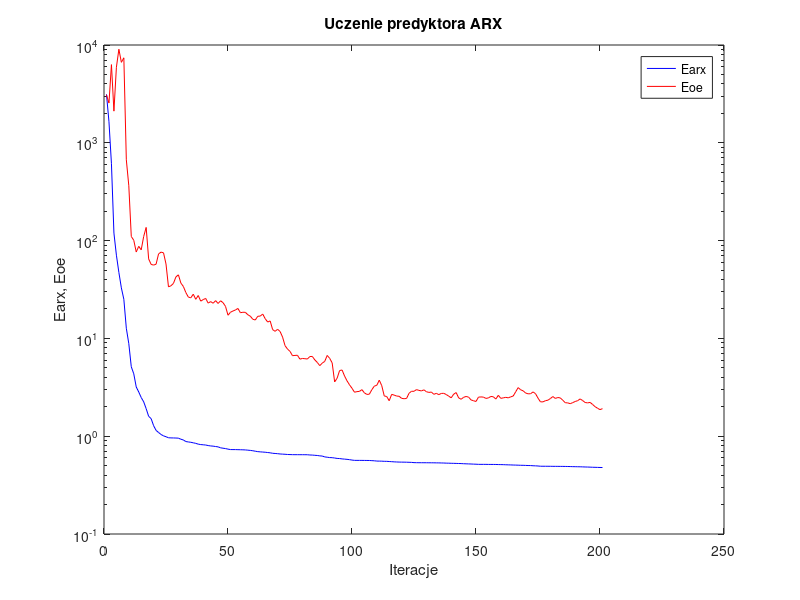
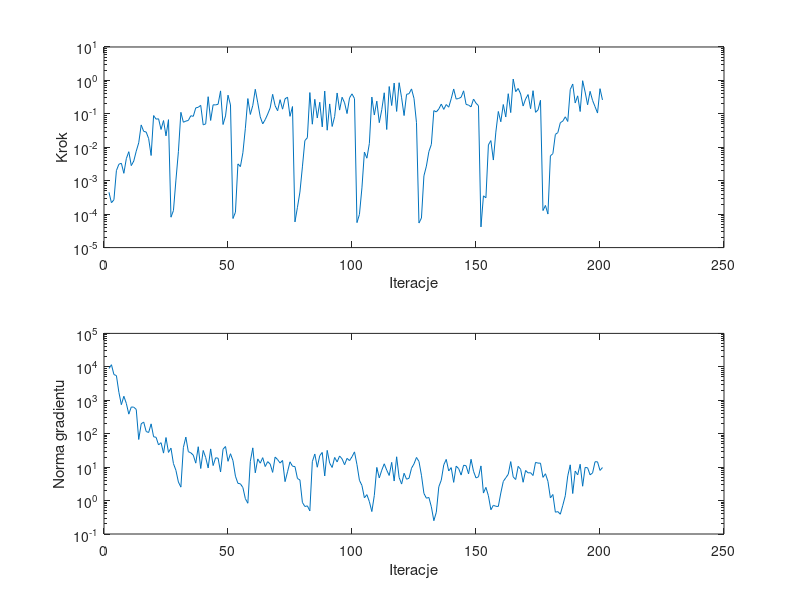

The MATLAB source for these figures, in order:
%uczenie predyktora arx
clear all;
n=0; farx(n+1)=3.130540e+003; foe(n+1)=3.099555e+003; wspucz(n+1)=0.000000e+000; ng(n+1)=0.000000e+000;
%odnowa zmiennej metryki
n=1; farx(n+1)=1.642074e+003; foe(n+1)=2.550454e+003; krok(n+1)=4.494798e-004; ng(n+1)=8.884888e+003;
n=2; farx(n+1)=6.108412e+002; foe(n+1)=6.301167e+003; krok(n+1)=2.197532e-004; ng(n+1)=1.156790e+004;
n=3; farx(n+1)=1.193657e+002; foe(n+1)=2.107598e+003; krok(n+1)=2.695564e-004; ng(n+1)=5.867545e+003;
n=4; farx(n+1)=7.094856e+001; foe(n+1)=5.923278e+003; krok(n+1)=2.004465e-003; ng(n+1)=5.476824e+003;
n=5; farx(n+1)=4.719159e+001; foe(n+1)=9.050146e+003; krok(n+1)=3.113587e-003; ng(n+1)=1.735143e+003;
n=6; farx(n+1)=3.285861e+001; foe(n+1)=6.650921e+003; krok(n+1)=3.334617e-003; ng(n+1)=7.377498e+002;
n=7; farx(n+1)=2.511524e+001; foe(n+1)=7.395368e+003; krok(n+1)=1.667309e-003; ng(n+1)=1.318544e+003;
n=8; farx(n+1)=1.269837e+001; foe(n+1)=6.704716e+002; krok(n+1)=4.573216e-003; ng(n+1)=8.071458e+002;
n=9; farx(n+1)=8.836210e+000; foe(n+1)=3.638396e+002; krok(n+1)=7.385876e-003; ng(n+1)=3.842249e+002;
n=10; farx(n+1)=5.127320e+000; foe(n+1)=1.102702e+002; krok(n+1)=2.827577e-003; ng(n+1)=6.303531e+002;
n=11; farx(n+1)=4.344568e+000; foe(n+1)=1.008023e+002; krok(n+1)=3.891067e-003; ng(n+1)=6.214849e+002;
n=12; farx(n+1)=3.187330e+000; foe(n+1)=7.645308e+001; krok(n+1)=7.660947e-003; ng(n+1)=5.323332e+002;
n=13; farx(n+1)=2.832993e+000; foe(n+1)=8.738680e+001; krok(n+1)=1.363555e-002; ng(n+1)=6.717493e+001;
n=14; farx(n+1)=2.486520e+000; foe(n+1)=8.043171e+001; krok(n+1)=4.663645e-002; ng(n+1)=1.976023e+002;
n=15; farx(n+1)=2.247188e+000; foe(n+1)=1.102452e+002; krok(n+1)=2.991958e-002; ng(n+1)=2.232919e+002;
n=16; farx(n+1)=1.913287e+000; foe(n+1)=1.363992e+002; krok(n+1)=2.865473e-002; ng(n+1)=1.163892e+002;
n=17; farx(n+1)=1.596876e+000; foe(n+1)=6.500522e+001; krok(n+1)=1.818608e-002; ng(n+1)=1.086245e+002;
n=18; farx(n+1)=1.513045e+000; foe(n+1)=5.707758e+001; krok(n+1)=5.680993e-003; ng(n+1)=1.969233e+002;
n=19; farx(n+1)=1.281519e+000; foe(n+1)=5.619430e+001; krok(n+1)=8.892157e-002; ng(n+1)=8.095363e+001;
n=20; farx(n+1)=1.146076e+000; foe(n+1)=5.736979e+001; krok(n+1)=6.946048e-002; ng(n+1)=7.813374e+001;
n=21; farx(n+1)=1.091254e+000; foe(n+1)=7.312866e+001; krok(n+1)=7.113068e-002; ng(n+1)=4.613359e+001;
n=22; farx(n+1)=1.041198e+000; foe(n+1)=7.628719e+001; krok(n+1)=3.413297e-002; ng(n+1)=5.394834e+001;
n=23; farx(n+1)=1.007925e+000; foe(n+1)=7.500121e+001; krok(n+1)=6.306675e-002; ng(n+1)=2.627476e+001;
n=24; farx(n+1)=9.878627e-001; foe(n+1)=5.765699e+001; krok(n+1)=2.194150e-002; ng(n+1)=7.677767e+001;
n=25; farx(n+1)=9.640363e-001; foe(n+1)=3.364347e+001; krok(n+1)=6.703118e-002; ng(n+1)=2.754858e+001;
%odnowa zmiennej metryki
n=26; farx(n+1)=9.606670e-001; foe(n+1)=3.454521e+001; krok(n+1)=8.115387e-005; ng(n+1)=3.701949e+001;
n=27; farx(n+1)=9.598605e-001; foe(n+1)=3.649685e+001; krok(n+1)=1.281635e-004; ng(n+1)=1.279163e+001;
n=28; farx(n+1)=9.577043e-001; foe(n+1)=4.255863e+001; krok(n+1)=1.043353e-003; ng(n+1)=8.013261e+000;
n=29; farx(n+1)=9.551382e-001; foe(n+1)=4.466762e+001; krok(n+1)=7.397815e-003; ng(n+1)=3.585372e+000;
n=30; farx(n+1)=9.311948e-001; foe(n+1)=3.677432e+001; krok(n+1)=1.110632e-001; ng(n+1)=2.525221e+000;
n=31; farx(n+1)=9.154322e-001; foe(n+1)=3.397550e+001; krok(n+1)=5.609462e-002; ng(n+1)=3.840230e+001;
n=32; farx(n+1)=8.816881e-001; foe(n+1)=2.945193e+001; krok(n+1)=6.078596e-002; ng(n+1)=7.913983e+001;
n=33; farx(n+1)=8.736976e-001; foe(n+1)=2.645089e+001; krok(n+1)=6.345427e-002; ng(n+1)=2.908117e+001;
n=34; farx(n+1)=8.663603e-001; foe(n+1)=2.600104e+001; krok(n+1)=8.776600e-002; ng(n+1)=2.681753e+001;
n=35; farx(n+1)=8.559913e-001; foe(n+1)=2.832992e+001; krok(n+1)=8.429404e-002; ng(n+1)=2.287276e+001;
n=36; farx(n+1)=8.450173e-001; foe(n+1)=2.510516e+001; krok(n+1)=1.510272e-001; ng(n+1)=1.316567e+001;
n=37; farx(n+1)=8.295056e-001; foe(n+1)=2.745932e+001; krok(n+1)=1.572688e-001; ng(n+1)=4.073614e+001;
n=38; farx(n+1)=8.212049e-001; foe(n+1)=2.405182e+001; krok(n+1)=1.794685e-001; ng(n+1)=9.102670e+000;
n=39; farx(n+1)=8.171151e-001; foe(n+1)=2.493761e+001; krok(n+1)=4.679016e-002; ng(n+1)=3.151550e+001;
n=40; farx(n+1)=8.125016e-001; foe(n+1)=2.562686e+001; krok(n+1)=5.018717e-002; ng(n+1)=1.938115e+001;
n=41; farx(n+1)=8.023883e-001; foe(n+1)=2.294412e+001; krok(n+1)=3.255844e-001; ng(n+1)=9.431035e+000;
n=42; farx(n+1)=7.952284e-001; foe(n+1)=2.378993e+001; krok(n+1)=6.345766e-002; ng(n+1)=3.509703e+001;
n=43; farx(n+1)=7.913730e-001; foe(n+1)=2.288407e+001; krok(n+1)=1.865214e-001; ng(n+1)=1.113863e+001;
n=44; farx(n+1)=7.842076e-001; foe(n+1)=2.432051e+001; krok(n+1)=1.853482e-001; ng(n+1)=1.903139e+001;
n=45; farx(n+1)=7.780241e-001; foe(n+1)=2.276267e+001; krok(n+1)=1.934788e-001; ng(n+1)=1.852396e+001;
n=46; farx(n+1)=7.607469e-001; foe(n+1)=2.424674e+001; krok(n+1)=4.862877e-001; ng(n+1)=7.149300e+000;
n=47; farx(n+1)=7.537945e-001; foe(n+1)=2.319099e+001; krok(n+1)=4.799811e-002; ng(n+1)=3.437390e+001;
n=48; farx(n+1)=7.472209e-001; foe(n+1)=2.123864e+001; krok(n+1)=8.662598e-002; ng(n+1)=4.136256e+001;
n=49; farx(n+1)=7.374430e-001; foe(n+1)=1.725359e+001; krok(n+1)=3.619199e-001; ng(n+1)=1.493527e+001;
n=50; farx(n+1)=7.302181e-001; foe(n+1)=1.852511e+001; krok(n+1)=1.846634e-001; ng(n+1)=2.519384e+001;
%odnowa zmiennej metryki
n=51; farx(n+1)=7.297006e-001; foe(n+1)=1.906248e+001; krok(n+1)=7.411092e-005; ng(n+1)=1.561038e+001;
n=52; farx(n+1)=7.295772e-001; foe(n+1)=1.951731e+001; krok(n+1)=1.144049e-004; ng(n+1)=5.361754e+000;
n=53; farx(n+1)=7.281191e-001; foe(n+1)=2.025177e+001; krok(n+1)=3.190066e-003; ng(n+1)=3.275558e+000;
n=54; farx(n+1)=7.271501e-001; foe(n+1)=1.830509e+001; krok(n+1)=2.641274e-003; ng(n+1)=3.166830e+000;
n=55; farx(n+1)=7.258728e-001; foe(n+1)=1.850720e+001; krok(n+1)=6.854056e-003; ng(n+1)=2.455054e+000;
n=56; farx(n+1)=7.239903e-001; foe(n+1)=1.847944e+001; krok(n+1)=3.703353e-002; ng(n+1)=1.138026e+000;
n=57; farx(n+1)=7.197968e-001; foe(n+1)=1.745278e+001; krok(n+1)=2.866206e-001; ng(n+1)=8.316470e-001;
n=58; farx(n+1)=7.158909e-001; foe(n+1)=1.687158e+001; krok(n+1)=9.595947e-002; ng(n+1)=1.488976e+001;
n=59; farx(n+1)=7.101327e-001; foe(n+1)=1.569899e+001; krok(n+1)=1.794664e-001; ng(n+1)=3.772342e+001;
n=60; farx(n+1)=7.024112e-001; foe(n+1)=1.542935e+001; krok(n+1)=5.431439e-001; ng(n+1)=6.763235e+000;
n=61; farx(n+1)=6.953029e-001; foe(n+1)=1.683675e+001; krok(n+1)=2.134155e-001; ng(n+1)=1.763113e+001;
n=62; farx(n+1)=6.918708e-001; foe(n+1)=1.691589e+001; krok(n+1)=8.139610e-002; ng(n+1)=1.311355e+001;
n=63; farx(n+1)=6.885247e-001; foe(n+1)=1.774106e+001; krok(n+1)=5.018717e-002; ng(n+1)=1.921785e+001;
n=64; farx(n+1)=6.856601e-001; foe(n+1)=1.590431e+001; krok(n+1)=6.721749e-002; ng(n+1)=1.040843e+001;
n=65; farx(n+1)=6.808360e-001; foe(n+1)=1.470693e+001; krok(n+1)=9.809225e-002; ng(n+1)=1.460590e+001;
n=66; farx(n+1)=6.765551e-001; foe(n+1)=1.508523e+001; krok(n+1)=1.503594e-001; ng(n+1)=1.240440e+001;
n=67; farx(n+1)=6.688222e-001; foe(n+1)=1.229696e+001; krok(n+1)=3.839848e-001; ng(n+1)=6.961641e+000;
n=68; farx(n+1)=6.659228e-001; foe(n+1)=1.181383e+001; krok(n+1)=1.752988e-001; ng(n+1)=2.001998e+001;
n=69; farx(n+1)=6.627112e-001; foe(n+1)=1.239089e+001; krok(n+1)=1.238254e-001; ng(n+1)=1.682146e+001;
n=70; farx(n+1)=6.581850e-001; foe(n+1)=1.177117e+001; krok(n+1)=2.656312e-001; ng(n+1)=1.325581e+001;
n=71; farx(n+1)=6.556514e-001; foe(n+1)=1.031976e+001; krok(n+1)=1.380129e-001; ng(n+1)=1.585154e+001;
n=72; farx(n+1)=6.535657e-001; foe(n+1)=8.428881e+000; krok(n+1)=2.818076e-001; ng(n+1)=3.683657e+000;
n=73; farx(n+1)=6.502447e-001; foe(n+1)=7.775277e+000; krok(n+1)=3.155149e-001; ng(n+1)=7.252822e+000;
n=74; farx(n+1)=6.489796e-001; foe(n+1)=7.369430e+000; krok(n+1)=8.438961e-002; ng(n+1)=1.443110e+001;
n=75; farx(n+1)=6.475459e-001; foe(n+1)=6.657216e+000; krok(n+1)=1.655578e-001; ng(n+1)=1.064280e+001;
%odnowa zmiennej metryki
n=76; farx(n+1)=6.472972e-001; foe(n+1)=6.698955e+000; krok(n+1)=5.864031e-005; ng(n+1)=1.040431e+001;
n=77; farx(n+1)=6.471952e-001; foe(n+1)=6.725923e+000; krok(n+1)=1.602589e-004; ng(n+1)=4.583595e+000;
n=78; farx(n+1)=6.469458e-001; foe(n+1)=6.136218e+000; krok(n+1)=4.576195e-004; ng(n+1)=4.134137e+000;
n=79; farx(n+1)=6.468841e-001; foe(n+1)=6.237967e+000; krok(n+1)=2.595225e-003; ng(n+1)=8.804176e-001;
n=80; farx(n+1)=6.466780e-001; foe(n+1)=6.200652e+000; krok(n+1)=1.590914e-002; ng(n+1)=6.643435e-001;
n=81; farx(n+1)=6.463689e-001; foe(n+1)=6.155221e+000; krok(n+1)=1.932256e-002; ng(n+1)=6.948884e-001;
n=82; farx(n+1)=6.425946e-001; foe(n+1)=6.524029e+000; krok(n+1)=4.329486e-001; ng(n+1)=4.912148e-001;
n=83; farx(n+1)=6.414026e-001; foe(n+1)=6.538994e+000; krok(n+1)=4.904612e-002; ng(n+1)=1.456312e+001;
n=84; farx(n+1)=6.377259e-001; foe(n+1)=6.030792e+000; krok(n+1)=2.725288e-001; ng(n+1)=2.469670e+001;
n=85; farx(n+1)=6.352269e-001; foe(n+1)=5.681318e+000; krok(n+1)=7.508776e-002; ng(n+1)=9.936430e+000;
n=86; farx(n+1)=6.294884e-001; foe(n+1)=5.266239e+000; krok(n+1)=2.223238e-001; ng(n+1)=2.204045e+001;
n=87; farx(n+1)=6.266883e-001; foe(n+1)=5.586212e+000; krok(n+1)=4.076532e-002; ng(n+1)=2.748941e+001;
n=88; farx(n+1)=6.142203e-001; foe(n+1)=5.820376e+000; krok(n+1)=4.811170e-001; ng(n+1)=5.440714e+000;
n=89; farx(n+1)=6.097308e-001; foe(n+1)=6.697574e+000; krok(n+1)=3.243320e-002; ng(n+1)=3.170961e+001;
n=90; farx(n+1)=6.046028e-001; foe(n+1)=6.252013e+000; krok(n+1)=1.981558e-001; ng(n+1)=1.315095e+001;
n=91; farx(n+1)=6.032822e-001; foe(n+1)=5.622572e+000; krok(n+1)=4.193314e-002; ng(n+1)=9.778119e+000;
n=92; farx(n+1)=5.984632e-001; foe(n+1)=3.589470e+000; krok(n+1)=8.316649e-002; ng(n+1)=1.948754e+001;
n=93; farx(n+1)=5.926985e-001; foe(n+1)=3.919168e+000; krok(n+1)=4.208968e-001; ng(n+1)=1.430930e+001;
n=94; farx(n+1)=5.909191e-001; foe(n+1)=4.692402e+000; krok(n+1)=1.294832e-001; ng(n+1)=2.158644e+001;
n=95; farx(n+1)=5.860725e-001; foe(n+1)=4.751678e+000; krok(n+1)=3.139002e-001; ng(n+1)=1.763124e+001;
n=96; farx(n+1)=5.830057e-001; foe(n+1)=4.124949e+000; krok(n+1)=2.144024e-001; ng(n+1)=1.179504e+001;
n=97; farx(n+1)=5.798990e-001; foe(n+1)=3.677908e+000; krok(n+1)=1.019950e-001; ng(n+1)=1.829995e+001;
n=98; farx(n+1)=5.756134e-001; foe(n+1)=3.351480e+000; krok(n+1)=3.001130e-001; ng(n+1)=1.566157e+001;
n=99; farx(n+1)=5.700697e-001; foe(n+1)=3.090472e+000; krok(n+1)=3.963116e-001; ng(n+1)=2.044035e+001;
n=100; farx(n+1)=5.662163e-001; foe(n+1)=2.817013e+000; krok(n+1)=2.869393e-001; ng(n+1)=2.858022e+001;
%odnowa zmiennej metryki
n=101; farx(n+1)=5.659773e-001; foe(n+1)=2.856181e+000; krok(n+1)=5.587912e-005; ng(n+1)=1.188666e+001;
n=102; farx(n+1)=5.659159e-001; foe(n+1)=2.871822e+000; krok(n+1)=9.833971e-005; ng(n+1)=4.041483e+000;
n=103; farx(n+1)=5.657416e-001; foe(n+1)=2.994363e+000; krok(n+1)=6.100243e-004; ng(n+1)=2.833464e+000;
n=104; farx(n+1)=5.652898e-001; foe(n+1)=2.773181e+000; krok(n+1)=7.191676e-003; ng(n+1)=1.209065e+000;
n=105; farx(n+1)=5.649159e-001; foe(n+1)=2.675339e+000; krok(n+1)=4.718270e-003; ng(n+1)=1.505553e+000;
n=106; farx(n+1)=5.646128e-001; foe(n+1)=2.689986e+000; krok(n+1)=1.303720e-002; ng(n+1)=9.293025e-001;
n=107; farx(n+1)=5.624997e-001; foe(n+1)=2.989613e+000; krok(n+1)=3.180725e-001; ng(n+1)=4.694655e-001;
n=108; farx(n+1)=5.606005e-001; foe(n+1)=3.252156e+000; krok(n+1)=9.228634e-002; ng(n+1)=1.430180e+000;
n=109; farx(n+1)=5.567991e-001; foe(n+1)=3.315713e+000; krok(n+1)=2.401567e-001; ng(n+1)=9.810922e+000;
n=110; farx(n+1)=5.562764e-001; foe(n+1)=3.741118e+000; krok(n+1)=5.455281e-002; ng(n+1)=4.745266e+000;
n=111; farx(n+1)=5.556612e-001; foe(n+1)=3.283365e+000; krok(n+1)=1.328156e-001; ng(n+1)=8.098103e+000;
n=112; farx(n+1)=5.536395e-001; foe(n+1)=2.581623e+000; krok(n+1)=4.268310e-001; ng(n+1)=1.259235e+001;
n=113; farx(n+1)=5.533762e-001; foe(n+1)=2.544010e+000; krok(n+1)=3.406610e-002; ng(n+1)=8.125245e+000;
n=114; farx(n+1)=5.509883e-001; foe(n+1)=2.305331e+000; krok(n+1)=6.564205e-001; ng(n+1)=5.634314e+000;
n=115; farx(n+1)=5.489597e-001; foe(n+1)=2.679316e+000; krok(n+1)=1.775417e-001; ng(n+1)=1.388768e+001;
n=116; farx(n+1)=5.466970e-001; foe(n+1)=2.631044e+000; krok(n+1)=8.352074e-001; ng(n+1)=3.845484e+000;
n=117; farx(n+1)=5.451394e-001; foe(n+1)=2.573776e+000; krok(n+1)=1.181740e-001; ng(n+1)=2.038526e+001;
n=118; farx(n+1)=5.438383e-001; foe(n+1)=2.559333e+000; krok(n+1)=8.536620e-001; ng(n+1)=4.907687e+000;
n=119; farx(n+1)=5.431232e-001; foe(n+1)=2.439273e+000; krok(n+1)=3.019693e-001; ng(n+1)=3.118183e+000;
n=120; farx(n+1)=5.428553e-001; foe(n+1)=2.416302e+000; krok(n+1)=8.892157e-002; ng(n+1)=6.556852e+000;
n=121; farx(n+1)=5.420413e-001; foe(n+1)=2.432372e+000; krok(n+1)=3.839848e-001; ng(n+1)=4.349797e+000;
n=122; farx(n+1)=5.410310e-001; foe(n+1)=2.748055e+000; krok(n+1)=4.004429e-001; ng(n+1)=4.651096e+000;
n=123; farx(n+1)=5.398646e-001; foe(n+1)=2.879994e+000; krok(n+1)=5.570755e-001; ng(n+1)=9.279669e+000;
n=124; farx(n+1)=5.367999e-001; foe(n+1)=2.878308e+000; krok(n+1)=2.889625e-001; ng(n+1)=1.253153e+001;
n=125; farx(n+1)=5.361805e-001; foe(n+1)=2.994726e+000; krok(n+1)=5.442027e-002; ng(n+1)=1.944079e+001;
%odnowa zmiennej metryki
n=126; farx(n+1)=5.356934e-001; foe(n+1)=2.940660e+000; krok(n+1)=5.427827e-005; ng(n+1)=1.480919e+001;
n=127; farx(n+1)=5.356316e-001; foe(n+1)=2.905374e+000; krok(n+1)=7.675242e-005; ng(n+1)=5.727498e+000;
n=128; farx(n+1)=5.355031e-001; foe(n+1)=2.979822e+000; krok(n+1)=1.402097e-003; ng(n+1)=1.636511e+000;
n=129; farx(n+1)=5.353474e-001; foe(n+1)=2.849259e+000; krok(n+1)=2.742688e-003; ng(n+1)=1.176654e+000;
n=130; farx(n+1)=5.349639e-001; foe(n+1)=2.804645e+000; krok(n+1)=7.444102e-003; ng(n+1)=1.239463e+000;
n=131; farx(n+1)=5.348071e-001; foe(n+1)=2.826317e+000; krok(n+1)=1.219985e-002; ng(n+1)=6.501045e-001;
n=132; farx(n+1)=5.345650e-001; foe(n+1)=2.681603e+000; krok(n+1)=1.248868e-001; ng(n+1)=2.499941e-001;
n=133; farx(n+1)=5.338475e-001; foe(n+1)=2.743048e+000; krok(n+1)=1.141951e-001; ng(n+1)=4.495735e-001;
n=134; farx(n+1)=5.335980e-001; foe(n+1)=2.660133e+000; krok(n+1)=1.400181e-001; ng(n+1)=2.582455e+000;
n=135; farx(n+1)=5.325186e-001; foe(n+1)=2.736911e+000; krok(n+1)=1.961845e-001; ng(n+1)=4.087209e+000;
n=136; farx(n+1)=5.319190e-001; foe(n+1)=2.745356e+000; krok(n+1)=1.359113e-001; ng(n+1)=1.168047e+001;
n=137; farx(n+1)=5.303236e-001; foe(n+1)=2.667654e+000; krok(n+1)=1.903039e-001; ng(n+1)=1.703112e+001;
n=138; farx(n+1)=5.297999e-001; foe(n+1)=2.567162e+000; krok(n+1)=1.582278e-001; ng(n+1)=7.683256e+000;
n=139; farx(n+1)=5.284913e-001; foe(n+1)=2.469693e+000; krok(n+1)=2.828655e-001; ng(n+1)=9.684845e+000;
n=140; farx(n+1)=5.277986e-001; foe(n+1)=2.689629e+000; krok(n+1)=5.550159e-001; ng(n+1)=3.506986e+000;
n=141; farx(n+1)=5.268763e-001; foe(n+1)=2.793301e+000; krok(n+1)=2.767539e-001; ng(n+1)=1.069814e+001;
n=142; farx(n+1)=5.259476e-001; foe(n+1)=2.465807e+000; krok(n+1)=2.885219e-001; ng(n+1)=9.063271e+000;
n=143; farx(n+1)=5.250226e-001; foe(n+1)=2.385268e+000; krok(n+1)=3.139002e-001; ng(n+1)=5.788740e+000;
n=144; farx(n+1)=5.231313e-001; foe(n+1)=2.498530e+000; krok(n+1)=4.881595e-001; ng(n+1)=1.139808e+001;
n=145; farx(n+1)=5.220359e-001; foe(n+1)=2.548416e+000; krok(n+1)=1.914145e-001; ng(n+1)=1.100073e+001;
n=146; farx(n+1)=5.208432e-001; foe(n+1)=2.510144e+000; krok(n+1)=1.827549e-001; ng(n+1)=6.288074e+000;
n=147; farx(n+1)=5.197777e-001; foe(n+1)=2.349648e+000; krok(n+1)=1.620110e-001; ng(n+1)=1.717937e+001;
n=148; farx(n+1)=5.181538e-001; foe(n+1)=2.304061e+000; krok(n+1)=2.775732e-001; ng(n+1)=7.508871e+000;
n=149; farx(n+1)=5.172215e-001; foe(n+1)=2.265332e+000; krok(n+1)=2.085952e-001; ng(n+1)=4.757802e+000;
n=150; farx(n+1)=5.154504e-001; foe(n+1)=2.510025e+000; krok(n+1)=1.752988e-001; ng(n+1)=5.143108e+000;
%odnowa zmiennej metryki
n=151; farx(n+1)=5.153202e-001; foe(n+1)=2.521247e+000; krok(n+1)=4.156331e-005; ng(n+1)=1.088719e+001;
n=152; farx(n+1)=5.152880e-001; foe(n+1)=2.509764e+000; krok(n+1)=3.529670e-004; ng(n+1)=1.677750e+000;
n=153; farx(n+1)=5.152190e-001; foe(n+1)=2.435269e+000; krok(n+1)=3.095029e-004; ng(n+1)=2.484518e+000;
n=154; farx(n+1)=5.145382e-001; foe(n+1)=2.463623e+000; krok(n+1)=1.178411e-002; ng(n+1)=1.395983e+000;
n=155; farx(n+1)=5.143843e-001; foe(n+1)=2.550613e+000; krok(n+1)=1.586441e-002; ng(n+1)=5.315516e-001;
n=156; farx(n+1)=5.143273e-001; foe(n+1)=2.529559e+000; krok(n+1)=4.154663e-003; ng(n+1)=7.215210e-001;
n=157; farx(n+1)=5.139485e-001; foe(n+1)=2.398066e+000; krok(n+1)=2.847603e-002; ng(n+1)=6.741904e-001;
n=158; farx(n+1)=5.130519e-001; foe(n+1)=2.619235e+000; krok(n+1)=1.178633e-001; ng(n+1)=6.668759e-001;
n=159; farx(n+1)=5.123797e-001; foe(n+1)=2.438667e+000; krok(n+1)=5.801457e-002; ng(n+1)=1.679918e+000;
n=160; farx(n+1)=5.117951e-001; foe(n+1)=2.466971e+000; krok(n+1)=1.903039e-001; ng(n+1)=3.734331e+000;
n=161; farx(n+1)=5.104462e-001; foe(n+1)=2.496833e+000; krok(n+1)=8.057849e-002; ng(n+1)=4.790413e+000;
n=162; farx(n+1)=5.094795e-001; foe(n+1)=2.467803e+000; krok(n+1)=4.004429e-001; ng(n+1)=6.103992e+000;
n=163; farx(n+1)=5.085679e-001; foe(n+1)=2.525589e+000; krok(n+1)=1.091672e-001; ng(n+1)=1.463904e+001;
n=164; farx(n+1)=5.073069e-001; foe(n+1)=2.574728e+000; krok(n+1)=1.098329e+000; ng(n+1)=5.117859e+000;
n=165; farx(n+1)=5.064703e-001; foe(n+1)=2.844753e+000; krok(n+1)=4.602673e-001; ng(n+1)=4.263119e+000;
n=166; farx(n+1)=5.054786e-001; foe(n+1)=3.140047e+000; krok(n+1)=5.752763e-001; ng(n+1)=1.055937e+001;
n=167; farx(n+1)=5.042251e-001; foe(n+1)=2.983433e+000; krok(n+1)=3.923690e-001; ng(n+1)=8.590124e+000;
n=168; farx(n+1)=5.038907e-001; foe(n+1)=2.911446e+000; krok(n+1)=1.714306e-001; ng(n+1)=3.529539e+000;
n=169; farx(n+1)=5.027050e-001; foe(n+1)=2.765008e+000; krok(n+1)=2.781623e-001; ng(n+1)=7.958118e+000;
n=170; farx(n+1)=5.015077e-001; foe(n+1)=2.712290e+000; krok(n+1)=3.780408e-001; ng(n+1)=6.716566e+000;
n=171; farx(n+1)=5.009433e-001; foe(n+1)=2.717301e+000; krok(n+1)=1.428513e-001; ng(n+1)=6.816860e+000;
n=172; farx(n+1)=4.986990e-001; foe(n+1)=2.836286e+000; krok(n+1)=4.930774e-001; ng(n+1)=5.615339e+000;
n=173; farx(n+1)=4.976313e-001; foe(n+1)=2.722121e+000; krok(n+1)=1.111619e-001; ng(n+1)=1.387204e+001;
n=174; farx(n+1)=4.959036e-001; foe(n+1)=2.450894e+000; krok(n+1)=1.312394e-001; ng(n+1)=1.319251e+001;
n=175; farx(n+1)=4.931280e-001; foe(n+1)=2.245008e+000; krok(n+1)=2.545463e-001; ng(n+1)=1.313493e+001;
%odnowa zmiennej metryki
n=176; farx(n+1)=4.930274e-001; foe(n+1)=2.244466e+000; krok(n+1)=1.280208e-004; ng(n+1)=4.944205e+000;
n=177; farx(n+1)=4.927845e-001; foe(n+1)=2.307605e+000; krok(n+1)=1.821736e-004; ng(n+1)=6.338889e+000;
n=178; farx(n+1)=4.927304e-001; foe(n+1)=2.335421e+000; krok(n+1)=1.007837e-004; ng(n+1)=3.767530e+000;
n=179; farx(n+1)=4.924761e-001; foe(n+1)=2.427600e+000; krok(n+1)=5.557598e-003; ng(n+1)=1.203563e+000;
n=180; farx(n+1)=4.919348e-001; foe(n+1)=2.543865e+000; krok(n+1)=6.446985e-003; ng(n+1)=1.519857e+000;
n=181; farx(n+1)=4.917895e-001; foe(n+1)=2.433356e+000; krok(n+1)=2.426108e-002; ng(n+1)=4.491662e-001;
n=182; farx(n+1)=4.916219e-001; foe(n+1)=2.487332e+000; krok(n+1)=2.750088e-002; ng(n+1)=4.676520e-001;
n=183; farx(n+1)=4.913527e-001; foe(n+1)=2.461706e+000; krok(n+1)=5.440189e-002; ng(n+1)=3.905303e-001;
n=184; farx(n+1)=4.911249e-001; foe(n+1)=2.331535e+000; krok(n+1)=6.068470e-002; ng(n+1)=7.225524e-001;
n=185; farx(n+1)=4.907031e-001; foe(n+1)=2.200053e+000; krok(n+1)=8.155575e-002; ng(n+1)=1.394388e+000;
n=186; farx(n+1)=4.901489e-001; foe(n+1)=2.190788e+000; krok(n+1)=5.918252e-002; ng(n+1)=5.496630e+000;
n=187; farx(n+1)=4.893780e-001; foe(n+1)=2.149965e+000; krok(n+1)=5.312625e-001; ng(n+1)=1.171232e+001;
n=188; farx(n+1)=4.883626e-001; foe(n+1)=2.205269e+000; krok(n+1)=7.808753e-001; ng(n+1)=1.625031e+000;
n=189; farx(n+1)=4.878914e-001; foe(n+1)=2.263483e+000; krok(n+1)=2.114442e-001; ng(n+1)=7.601956e+000;
n=190; farx(n+1)=4.872298e-001; foe(n+1)=2.309556e+000; krok(n+1)=3.457398e-001; ng(n+1)=5.877983e+000;
n=191; farx(n+1)=4.867671e-001; foe(n+1)=2.406477e+000; krok(n+1)=1.174729e-001; ng(n+1)=1.219212e+001;
n=192; farx(n+1)=4.856606e-001; foe(n+1)=2.314353e+000; krok(n+1)=9.806012e-001; ng(n+1)=2.685146e+000;
n=193; farx(n+1)=4.845171e-001; foe(n+1)=2.212032e+000; krok(n+1)=4.500546e-001; ng(n+1)=9.809083e+000;
n=194; farx(n+1)=4.837917e-001; foe(n+1)=2.191079e+000; krok(n+1)=1.865388e-001; ng(n+1)=9.577779e+000;
n=195; farx(n+1)=4.827513e-001; foe(n+1)=2.216718e+000; krok(n+1)=4.714530e-001; ng(n+1)=5.880014e+000;
n=196; farx(n+1)=4.813479e-001; foe(n+1)=2.113312e+000; krok(n+1)=2.522670e-001; ng(n+1)=6.698481e+000;
n=197; farx(n+1)=4.806799e-001; foe(n+1)=2.005534e+000; krok(n+1)=1.643984e-001; ng(n+1)=1.448483e+001;
n=198; farx(n+1)=4.798371e-001; foe(n+1)=1.932373e+000; krok(n+1)=1.057221e-001; ng(n+1)=1.442260e+001;
n=199; farx(n+1)=4.789347e-001; foe(n+1)=1.869503e+000; krok(n+1)=5.657309e-001; ng(n+1)=7.968499e+000;
n=200; farx(n+1)=4.783523e-001; foe(n+1)=1.913072e+000; krok(n+1)=2.611580e-001; ng(n+1)=9.709084e+000;

figure; semilogy(farx,'b'); hold on; semilogy(foe,'r'); xlabel('Iteracje'); ylabel('Earx, Eoe'); legend('Earx','Eoe'); title('Uczenie predyktora ARX');
figure; subplot(2,1,1); semilogy(krok); xlabel('Iteracje'); ylabel('Krok');
subplot(2,1,2); semilogy(ng); xlabel('Iteracje'); ylabel('Norma gradientu');
Earx=farx(n+1)
Eoe=foe(n+1)
